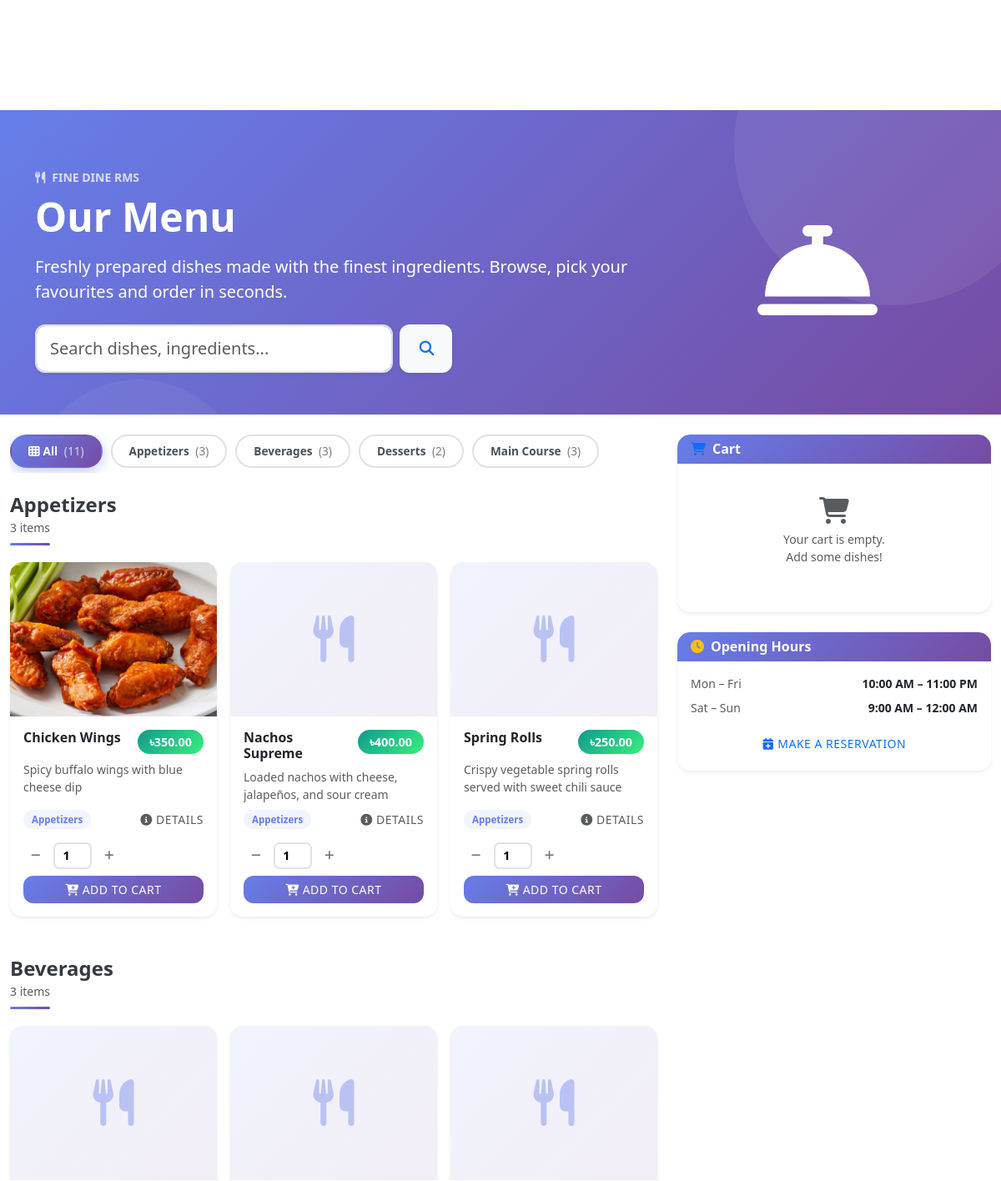
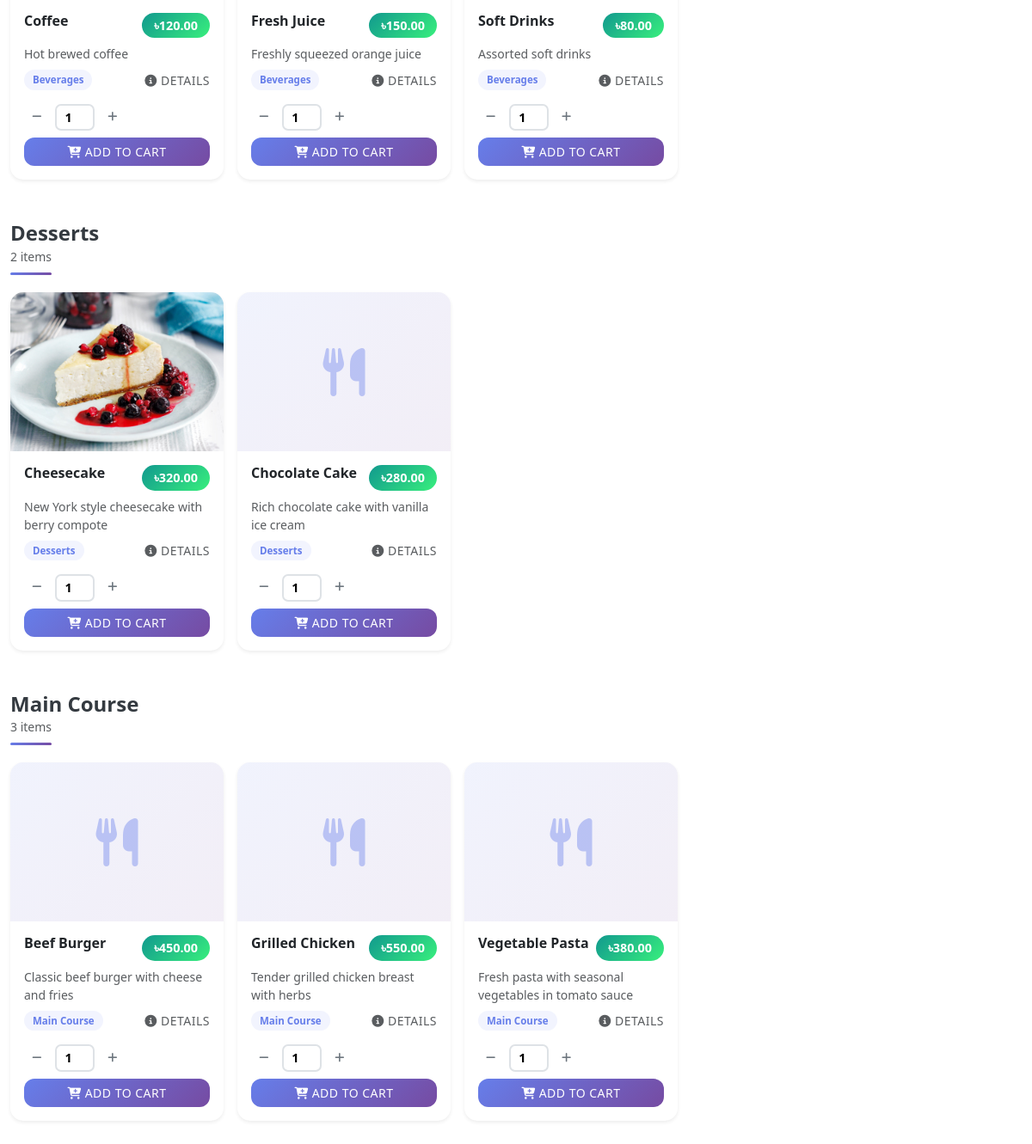
Screenshot of /customer/menu.php (signed in) with the database file from the repository (2 pictures, top to bottom).
### tables this page shows
CREATE TABLE `categories` (
  `category_id` int(11) NOT NULL,
  `category_name` varchar(50) NOT NULL,
  `description` text DEFAULT NULL,
  `status` enum('active','inactive') DEFAULT 'active',
  `created_at` timestamp NOT NULL DEFAULT current_timestamp()
);

CREATE TABLE `menu_items` (
  `item_id` int(11) NOT NULL,
  `category_id` int(11) DEFAULT NULL,
  `item_name` varchar(100) NOT NULL,
  `description` text DEFAULT NULL,
  `price` decimal(10,2) NOT NULL,
  `image_url` varchar(255) DEFAULT NULL,
  `availability` enum('available','unavailable') DEFAULT 'available',
  `created_at` timestamp NOT NULL DEFAULT current_timestamp()
);

### customer/menu.php (the view, shortened to what this page needs)
<?php
try {
    $database = new Database();
    $db       = $database->connect();
    $filter_category = isset($_GET['category']) ? intval($_GET['category']) : 0;
    $search_query    = trim($_GET['search'] ?? '');
    $categories = $db->query(
        "SELECT c.*, COUNT(mi.item_id) AS item_count
         FROM categories c
         LEFT JOIN menu_items mi ON mi.category_id = c.category_id
                                 AND mi.availability = 'available'
         WHERE c.status = 'active'
         GROUP BY c.category_id
         ORDER BY c.category_name ASC"
    )->fetchAll(PDO::FETCH_ASSOC);
    $query = "SELECT mi.*, c.category_name
              FROM menu_items mi
              LEFT JOIN categories c ON c.category_id = mi.category_id
              WHERE mi.availability = 'available'";
    $query .= " ORDER BY c.category_name ASC, mi.item_name ASC";
    $stmt = $db->prepare($query);
    $stmt->execute();
    $menu_items = $stmt->fetchAll(PDO::FETCH_ASSOC);
    $grouped = [];
    foreach ($menu_items as $item) {
        $grouped[$item['category_name']][] = $item;
    }
    $total_available = $db->query(
        "SELECT COUNT(*) FROM menu_items WHERE availability = 'available'"
    )->fetchColumn();
} catch (PDOException $e) {
    $error_message = 'Database error: ' . $e->getMessage();
    $categories = $menu_items = $grouped = [];
    $total_available = 0;
}
$cart       = $_SESSION['cart'] ?? [];
$cart_subtotal = 0;
$cart_tax   = round($cart_subtotal * 0.05, 2);
$cart_total = $cart_subtotal + $cart_tax;
?>
<!DOCTYPE html>
<html lang="en">
<head>
    <link href="https://cdn.jsdelivr.net/npm/bootstrap@5.3.0/dist/css/bootstrap.min.css" rel="stylesheet">
    <link rel="stylesheet" href="https://cdnjs.cloudflare.com/ajax/libs/font-awesome/6.4.0/css/all.min.css">
    <link rel="stylesheet" href="../assets/css/style.css">
</head>
<body>
<section class="menu-hero">
    <div class="container position-relative">
        <div class="row align-items-center g-4">
            <div class="col-lg-8">
                <p class="mb-2 opacity-75 small text-uppercase fw-semibold ls-1">
                    <i class="fas fa-utensils me-2"></i>Fine Dine RMS
                </p>
                <h1 class="display-5 fw-bold mb-3">Our Menu</h1>
                <p class="lead opacity-80 mb-4">
                    Freshly prepared dishes made with the finest ingredients.
                    Browse, pick your favourites and order in seconds.
                </p>
                <form method="GET" class="d-flex gap-2" style="max-width:500px;">
                    <input type="text" name="search"
                           class="form-control form-control-lg shadow-sm"
                           placeholder="Search dishes, ingredients..."
                           value="<?php echo htmlspecialchars($search_query); ?>">
                    <button type="submit" class="btn btn-light btn-lg px-4 shadow-sm">
                        <i class="fas fa-search text-primary"></i>
                    </button>
                </form>
            </div>
            <div class="col-lg-4 d-none d-lg-flex justify-content-center">
                <i class="fas fa-concierge-bell text-white opacity-20" style="font-size:9rem;"></i>
            </div>
        </div>
    </div>
</section>
<div class="container-fluid py-4">
    <div class="row g-4">
        <div class="col-lg-8">
            <div class="mb-4">
                <div class="category-pills">
                    <a href="menu.php<?php echo !empty($search_query) ? '?search='.urlencode($search_query) : ''; ?>"
                       class="cat-pill <?php echo $filter_category == 0 ? 'active' : ''; ?>">
                        <i class="fas fa-th me-1"></i>All
                        <span class="ms-1 opacity-75 fw-normal">(<?php echo $total_available; ?>)</span>
                    </a>
                    <?php foreach ($categories as $cat): ?>
                    <a href="menu.php?category=<?php echo $cat['category_id']; ?><?php echo !empty($search_query) ? '&search='.urlencode($search_query) : ''; ?>"
                       class="cat-pill <?php echo $filter_category == $cat['category_id'] ? 'active' : ''; ?>">
                        <?php echo htmlspecialchars($cat['category_name']); ?>
                        <span class="ms-1 opacity-75 fw-normal">(<?php echo $cat['item_count']; ?>)</span>
                    </a>
                    <?php endforeach; ?>
                </div>
            </div>
            <?php if (!empty($grouped)): ?>
                <?php foreach ($grouped as $cat_name => $items): ?>
                <div class="mb-5" id="cat-<?php echo htmlspecialchars(strtolower(str_replace(' ', '-', $cat_name))); ?>">
                    <div class="cat-heading">
                        <h4 class="fw-bold mb-0">
                            <?php echo htmlspecialchars($cat_name); ?>
                        </h4>
                        <small class="text-muted"><?php echo count($items); ?> item<?php echo count($items) != 1 ? 's' : ''; ?></small>
                    </div>
                    <div class="row g-3">
                    <?php foreach ($items as $item): ?>
                        <div class="col-sm-6 col-xl-4">
                            <div class="card menu-card shadow-sm">
                                <div class="card-img-wrap">
                                    <?php if (!empty($item['image_url'])): ?>
                                    <img src="../assets/images/<?php echo htmlspecialchars($item['image_url']); ?>"
                                         alt="<?php echo htmlspecialchars($item['item_name']); ?>"
                                         onerror="this.parentElement.innerHTML='<div class=\'img-placeholder\'><i class=\'fas fa-utensils\'></i></div>'">
                                    <?php else: ?>
                                    <div class="img-placeholder">
                                        <i class="fas fa-utensils"></i>
                                    </div>
                                    <?php endif; ?>
                                </div>
                                <div class="card-body d-flex flex-column p-3">
                                    <div class="d-flex justify-content-between align-items-start mb-2 gap-2">
                                        <h6 class="fw-bold mb-0 flex-grow-1">
                                            <?php echo htmlspecialchars($item['item_name']); ?>
                                        </h6>
                                        <span class="price-badge flex-shrink-0">
                                            ৳<?php echo number_format($item['price'], 2); ?>
                                        </span>
                                    </div>
                                    <?php if (!empty($item['description'])): ?>
                                    <p class="text-muted small mb-2 flex-grow-1"
                                       style="display:-webkit-box;-webkit-line-clamp:2;-webkit-box-orient:vertical;overflow:hidden;">
                                        <?php echo htmlspecialchars($item['description']); ?>
                                    </p>
                                    <?php else: ?>
                                    <p class="flex-grow-1 mb-2"></p>
                                    <?php endif; ?>
                                    <div class="d-flex align-items-center justify-content-between mb-3">
                                        <span class="cat-chip">
                                            <?php echo htmlspecialchars($item['category_name'] ?? ''); ?>
                                        </span>
                                        <button type="button"
                                                class="btn btn-link btn-sm p-0 text-muted text-decoration-none"
                                                onclick='openDetail(<?php echo htmlspecialchars(json_encode($item), ENT_QUOTES); ?>)'
                                                title="View details">
                                            <i class="fas fa-info-circle"></i> Details
                                        </button>
                                    </div>
                                    <?php if (isset($_SESSION['user_id'])): ?>
                                    <form method="POST" class="mt-auto">
                                        <div class="qty-wrap mb-2">
                                            <button type="button" class="btn btn-outline-secondary qty-btn"
                                                    onclick="changeQty(this,-1)">
                                                <i class="fas fa-minus"></i>
                                            </button>
                                            <input type="number" name="quantity"
                                                   class="qty-input" value="1" min="1" max="20">
                                            <button type="button" class="btn btn-outline-secondary qty-btn"
                                                    onclick="changeQty(this,1)">
                                                <i class="fas fa-plus"></i>
                                            </button>
                                        </div>
                                        <button type="submit" name="add_to_cart"
                                                class="btn btn-primary btn-sm w-100">
                                            <i class="fas fa-cart-plus me-1"></i>Add to Cart
                                        </button>
                                    </form>
                                    <?php else: ?>
                                    <a href="../auth/login.php" class="btn btn-outline-primary btn-sm w-100 mt-auto">
                                        <i class="fas fa-sign-in-alt me-1"></i>Login to Order
                                    </a>
                                    <?php endif; ?>
                                </div>
                            </div>
                        </div>
                    <?php endforeach; ?>
                    </div>
                </div>
                <?php endforeach; ?>
            <?php endif; ?>
        </div>
        <div class="col-lg-4 d-none d-lg-block">
            <div class="card cart-card shadow-sm mb-4">
                <div class="card-header bg-white" style="border-radius:15px 15px 0 0 !important;">
                    <div class="d-flex justify-content-between align-items-center">
                        <h6 class="fw-bold mb-0">
                            <i class="fas fa-shopping-cart text-primary me-2"></i>Cart
                        </h6>
                    </div>
                </div>
                <div class="card-body">
                    <?php if (!empty($cart)): ?>
                    <?php foreach ($cart as $ci): ?>
                    <div class="cart-item-row">
                        <div class="d-flex justify-content-between align-items-start gap-2">
                            <div class="flex-grow-1">
                                <div class="fw-semibold small"><?php echo htmlspecialchars($ci['item_name']); ?></div>
                                <small class="text-muted">
                                    ৳<?php echo number_format($ci['price'], 2); ?>
                                    × <?php echo $ci['quantity']; ?>
                                </small>
                                <?php if (!empty($ci['note'])): ?>
                                <div class="small text-muted fst-italic">
                                    <i class="fas fa-sticky-note me-1"></i>
                                    <?php echo htmlspecialchars($ci['note']); ?>
                                </div>
                                <?php endif; ?>
                            </div>
                            <div class="text-end d-flex flex-column align-items-end gap-1">
                                <span class="fw-bold text-success small">
                                    ৳<?php echo number_format($ci['price'] * $ci['quantity'], 2); ?>
                                </span>
                                <a href="menu.php?remove=<?php echo $ci['item_id']; ?>"
                                   class="text-danger small text-decoration-none"
                                   onclick="return confirm('Remove this item?')"
                                   title="Remove">
                                    <i class="fas fa-times"></i>
                                </a>
                            </div>
                        </div>
                    </div>
                    <?php endforeach; ?>
                    <div class="border-top pt-3 mt-1">
                        <div class="d-flex justify-content-between mb-1 small">
                            <span class="text-muted">Subtotal</span>
                            <span>৳<?php echo number_format($cart_subtotal, 2); ?></span>
                        </div>
                        <div class="d-flex justify-content-between mb-3 small">
                            <span class="text-muted">Tax (5%)</span>
                            <span>৳<?php echo number_format($cart_tax, 2); ?></span>
                        </div>
                        <div class="d-flex justify-content-between fw-bold mb-3">
                            <span>Total</span>
                            <span class="text-success">৳<?php echo number_format($cart_total, 2); ?></span>
                        </div>
                        <div class="d-flex gap-2 mb-2">
                            <a href="../customer/cart.php" class="btn btn-outline-primary btn-sm flex-fill">
                                <i class="fas fa-shopping-cart me-1"></i>View Cart
                            </a>
                            <a href="../customer/cart.php?checkout=1" class="btn btn-success btn-sm flex-fill">
                                <i class="fas fa-bolt me-1"></i>Checkout
                            </a>
                        </div>
                        <a href="menu.php?clear_cart=1"
                           class="btn btn-outline-danger btn-sm w-100"
                           onclick="return confirm('Clear your entire cart?')">
                            <i class="fas fa-trash me-1"></i>Clear Cart
                        </a>
                    </div>
                    <?php else: ?>
                    <div class="text-center py-4 text-muted">
                        <i class="fas fa-shopping-cart fs-2 d-block mb-2 opacity-30"></i>
                        <p class="small mb-0">Your cart is empty.</p>
                        <p class="small">Add some dishes!</p>
                    </div>
                    <?php endif; ?>
                </div>
            </div>
            <div class="card shadow-sm" style="border-radius:15px;">
                <div class="card-header bg-white border-0"
                     style="border-radius:15px 15px 0 0 !important;">
                    <h6 class="fw-bold mb-0">
                        <i class="fas fa-clock text-warning me-2"></i>Opening Hours
                    </h6>
                </div>
                <div class="card-body">
                    <div class="d-flex justify-content-between mb-2 small">
                        <span class="text-muted">Mon – Fri</span>
                        <span class="fw-semibold">10:00 AM – 11:00 PM</span>
                    </div>
                    <div class="d-flex justify-content-between mb-3 small">
                        <span class="text-muted">Sat – Sun</span>
                        <span class="fw-semibold">9:00 AM – 12:00 AM</span>
                    </div>
                    <a href="../customer/reservation.php" class="btn btn-outline-primary btn-sm w-100">
                        <i class="fas fa-calendar-plus me-1"></i>Make a Reservation
                    </a>
                </div>
            </div>
        </div>
    </div>
</div>
</body>
</html>

### rows the page displays
categories: category_name "Appetizers", item_count "3"
categories: category_name "Beverages", item_count "3"
categories: category_name "Desserts", item_count "2"
categories: category_name "Main Course", item_count "3"
menu_items: image_url (picture), item_name "Chicken Wings", price "350.00", description "Spicy buffalo wings with blue cheese dip", category.category_name "Appetizers"
menu_items: item_name "Nachos Supreme", price "400.00", description "Loaded nachos with cheese, jalapeños, and sour cream", category.category_name "Appetizers"
menu_items: item_name "Spring Rolls", price "250.00", description "Crispy vegetable spring rolls served with sweet chili sauce", category.category_name "Appetizers"
menu_items: item_name "Coffee", price "120.00", description "Hot brewed coffee", category.category_name "Beverages"
menu_items: item_name "Fresh Juice", price "150.00", description "Freshly squeezed orange juice", category.category_name "Beverages"
menu_items: item_name "Soft Drinks", price "80.00", description "Assorted soft drinks", category.category_name "Beverages"
menu_items: image_url (picture), item_name "Cheesecake", price "320.00", description "New York style cheesecake with berry compote", category.category_name "Desserts"
menu_items: item_name "Chocolate Cake", price "280.00", description "Rich chocolate cake with vanilla ice cream", category.category_name "Desserts"
menu_items: item_name "Beef Burger", price "450.00", description "Classic beef burger with cheese and fries", category.category_name "Main Course"
menu_items: item_name "Grilled Chicken", price "550.00", description "Tender grilled chicken breast with herbs", category.category_name "Main Course"
menu_items: item_name "Vegetable Pasta", price "380.00", description "Fresh pasta with seasonal vegetables in tomato sauce", category.category_name "Main Course"

### other values shown
$total_available "11"
$cat_name "Appetizers"
count($items) "3"
$cat_name "Beverages"
$cat_name "Desserts"
count($items) "2"
$cat_name "Main Course"
